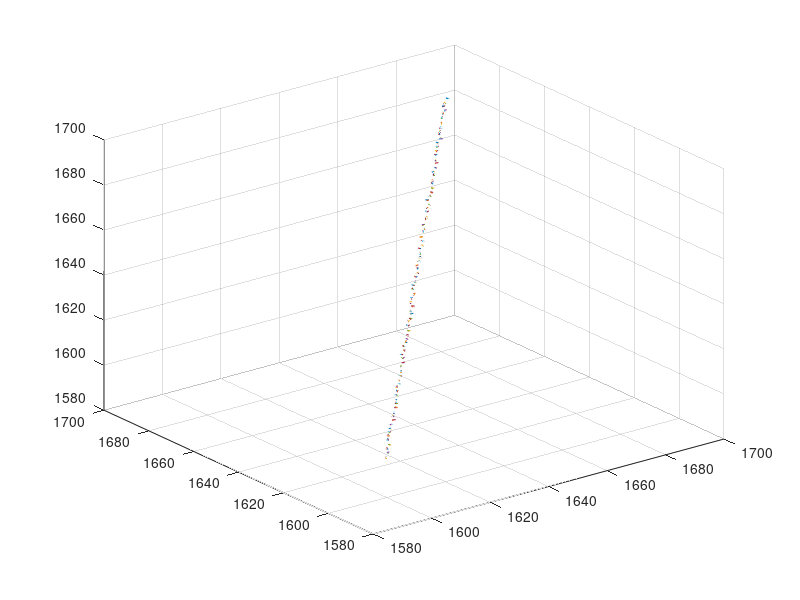

Here is the MATLAB script that generated this plot:
clear all;
clc;
gyrofile=fopen('gyruMagnoalg_Gyro.csv');
 readgyrodata=textscan(gyrofile,'%f %f %f %f','Headerlines',1,'Delimiter',',');
 timeg=readgyrodata{1,1}(:,1);
 gyroX=readgyrodata{1,2}(:,1);
 gyroY=readgyrodata{1,3}(:,1);
 gyroZ=readgyrodata{1,4}(:,1);
 gyro_res=sqrt(gyroX.^2+gyroY.^2+gyroZ.^2);
 v=[1;1;1]
 for i=1600:1688
    Ix(i)=trapz(gyroX(i:i+1),timeg(i:i+1));
    Iy(i)=trapz(gyroY(i:i+1),timeg(i:i+1));
    Iz(i)=trapz(gyroZ(i:i+1),timeg(i:i+1));
    R=rotz(Iz(i))*roty(Iy(i))*rotx(Ix(i));
    v=R*v;
    vr=[v(1)/norm(v) v(2)/norm(v) v(3)/norm(v)]
    plot3([i-1 vr(1)+(i-1)],[i-1 vr(2)+(i-1)],[i-1 i-1])
    hold on
    plot3([i-1 vr(1)+(i-1)],[i-1 i-1],[i-1 vr(3)+(i-1)])
    hold on
    plot3([i-1 i-1],[i-1 vr(2)+(i-1)],[i-1 vr(3)+(i-1)])
    grid on
 end
% 
% plot(timeg,gyroZ,'g')
% hold on
% plot(timeg(1:1688),Iz,'r')
% grid on
% title('graph of gyroscopeZ')
% figure
% plot(timeg,gyroX,'g')
% hold on
% plot(timeg(1:1688),Ix,'r')
% grid on
% title('graph of gyroscopeX')
% figure
% plot(timeg,gyroY,'g')
% hold on
% plot(timeg(1:1688),Iy,'r')
% grid on
% title('graph of gyroscopeY')